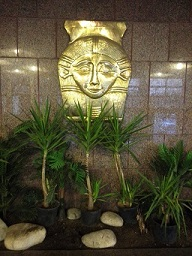
%> input picture DigitalImageProcessing-I/Original images/High.jpg, 192 x 256 px
$ octave Part_I.m   (GNU Octave 9; MATLAB toolbox functions it lacks are replaced by stand-ins)
%> lines starting %> are read from the running program, lines starting %| are printed output that depends on the picture; in (x1, y1, x2, y2) boxes, pixels count from 0 and x2, y2 are one past the last pixel; in counts of white or black regions, pixels touching at a corner belong together; the program's own positions count from 1
### DigitalImageProcessing-I/Freq_domain.m
function Freq_domain(Image_src,Image_dst,r,fig)
%> called with Image_src = 'Original images/High.jpg', Image_dst = 'Transformed images/Part I/High/Filter_', r = 0.1, fig = 1

    [x,y,~]=size(imread(Image_src));
%> x = 256; y = 192
    W=zeros(x,y);
%> W: size 256x192 double; every value is 0
    W(floor(x/2-(r*x)/2):floor(x/2-(r*x)/2+r*x),floor(y/2-(r*y)/2):floor(y/2-(r*y)/2+r*y))=1;
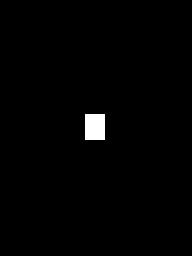
%> W: size 256x192 double; values 0 (black) and 1 (white), 1.1% white; 1 white region, box (x1, y1, x2, y2) and area: (85, 114, 105, 140) 520
    I=im2double(rgb2gray(imread(Image_src)));
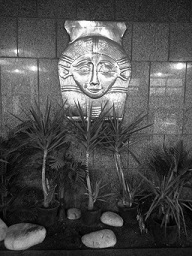
%> I: size 256x192 double; min 0, max 1, mean 0.311

    F=fftshift(fft2(I));
    WF=F.*W;
    R=ifft2(ifftshift(WF));

    Image_dst=strcat(Image_dst,num2str(r));
    figure(fig);

    subplot(1,4,1),imshow(abs(I),[]),title('Image');
    imwrite(abs(I),strcat(Image_dst,'/Image.jpg'));

    subplot(1,4,2),imshow(log(abs(F)+1),[]),title('F');
%> after `imshow(log(abs(F)+1),[])`:
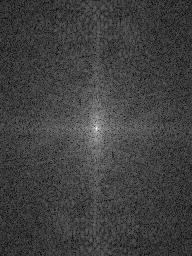
%> displayed picture: size 256x192, on the screen's scale of 0 to 255; min 0, max 255, mean 64.2
    imwrite(log(abs(F)+1),strcat(Image_dst,'/F.jpg'));
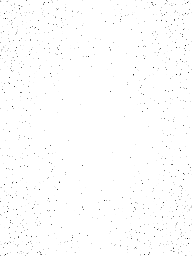
%> saved as F.jpg: size 256x192 uint8; min 5, max 255, mean 253.4

    subplot(1,4,3),imshow(log(abs(WF)+1),[]),title('W*F');
%> after `imshow(log(abs(WF)+1),[])`:
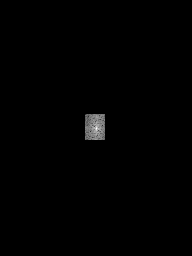
%> displayed picture: size 256x192, on the screen's scale of 0 to 255; min 0, max 255, mean 1.3
    imwrite(log(abs(WF)+1),strcat(Image_dst,'/WxF.jpg'));

    subplot(1,4,4),imshow(abs(R),[]),title('R');
%> after `imshow(abs(R),[])`:
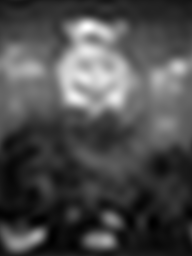
%> displayed picture: size 256x192, on the screen's scale of 0 to 255; min 0, max 255, mean 75.8
    imwrite(abs(R),strcat(Image_dst,'/R.jpg'));

end

### DigitalImageProcessing-I/Part_I.m
Image_srcs={'Original images/High.jpg';'Original images/Low.jpg';'Original images/Moderate.jpg'};
Image_dsts={'Transformed images/Part I/High/Filter_';'Transformed images/Part I/Low/Filter_';'Transformed images/Part I/Moderate/Filter_'};

fig=1;
for image=1:3
    for r=0.1:0.2:0.9
        Freq_domain(Image_srcs{image},Image_dsts{image},r,fig);
        fig=fig+1;
    end
end
%> pass 2 of the loop `for image=1:3`:
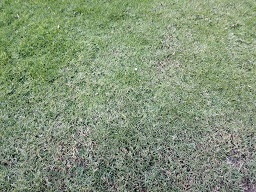
%> input picture DigitalImageProcessing-I/Original images/Low.jpg, 256 x 192 px
%> y = 256
%> in Freq_domain (call 2), `W(floor(x/2-(r*x)/2):floor(x/2-(r*x)/2+r*x),floor(y/2-(r*y)/2):floor(y..`:
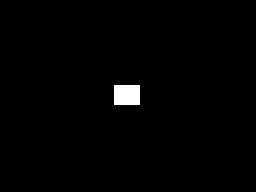
%> W: size 192x256 double; values 0 (black) and 1 (white), 1.1% white; 1 white region, box (x1, y1, x2, y2) and area: (114, 85, 140, 105) 520
%> I: size 192x256 double
%> in Freq_domain (call 2), `imwrite(abs(R),strcat(Image_dst,'/R.jpg'));`:
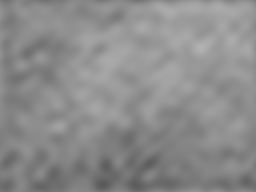
%> saved as R.jpg: size 192x256 uint8; min 90, max 178, mean 139.7
%> pass 3 of the loop `for image=1:3`:
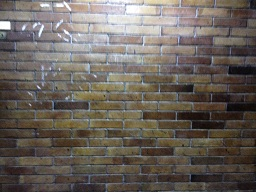
%> input picture DigitalImageProcessing-I/Original images/Moderate.jpg, 256 x 192 px
%> in Freq_domain (call 3), `imwrite(log(abs(WF)+1),strcat(Image_dst,'/WxF.jpg'));`:
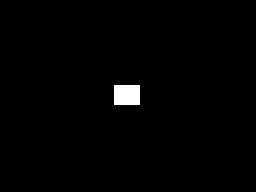
%> saved as WxF.jpg: size 192x256 uint8; 1.1% white; 1 white region, box (x1, y1, x2, y2) and area: (114, 85, 140, 105) 520
%> in Freq_domain (call 3), `imshow(abs(R),[])`:
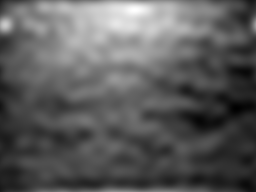
%> displayed picture: size 192x256, on the screen's scale of 0 to 255; min 0, max 255, mean 91.7
